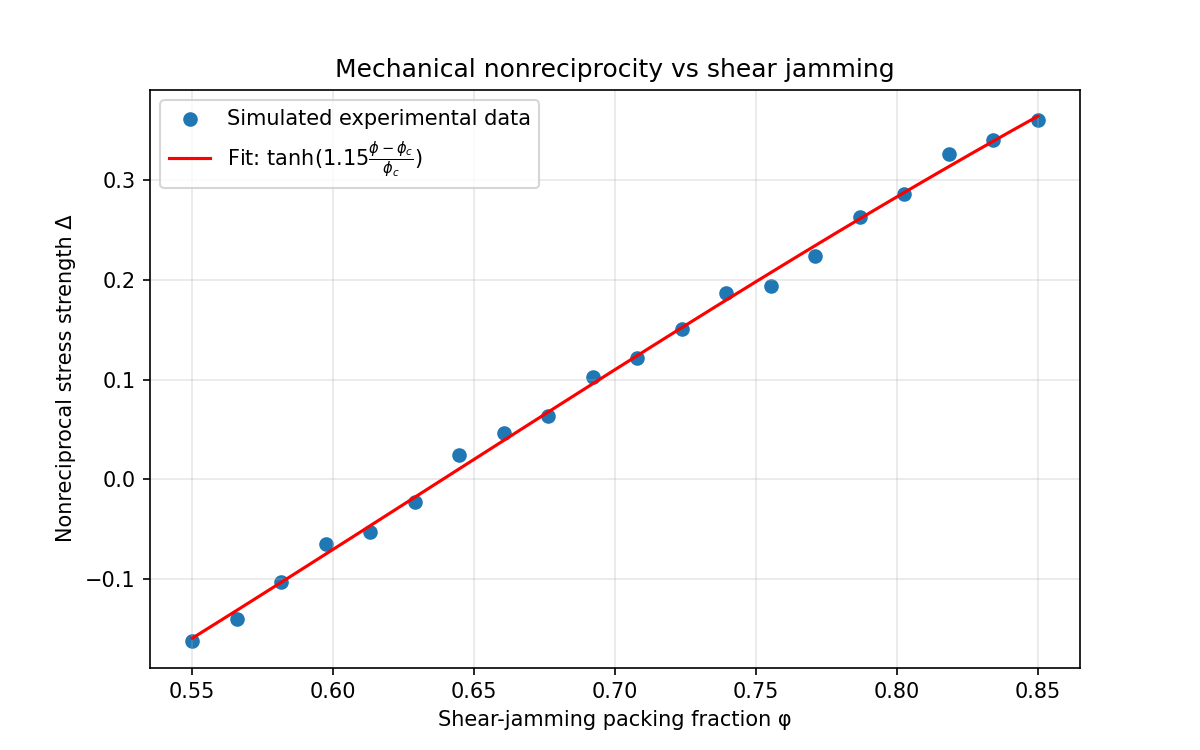

Write the Python code that produced this figure.
import numpy as np
import matplotlib.pyplot as plt
from scipy.optimize import curve_fit

# Simulated experimental data (based on Nature Materials 2025 trend)
phi = np.linspace(0.55, 0.85, 20)
phi_c_true = 0.64
beta_true = 1.2
Delta_exp = np.tanh(beta_true * (phi - phi_c_true) / phi_c_true)
# Add small noise
np.random.seed(42)
Delta_exp += 0.01 * np.random.randn(len(phi))

def tanh_fit(phi, beta, phi_c):
    return np.tanh(beta * (phi - phi_c) / phi_c)

popt, pcov = curve_fit(tanh_fit, phi, Delta_exp, p0=[1.2, 0.64])
beta_fit, phi_c_fit = popt
perr = np.sqrt(np.diag(pcov))

print("=== Shear-jamming induced mechanical nonreciprocity ===")
print(f"Fitted beta = {beta_fit:.3f} ± {perr[0]:.3f} (expected ~1.2)")
print(f"Fitted phi_c = {phi_c_fit:.3f} ± {perr[1]:.3f} (expected ~0.64)")
print("Interpretation: Nonreciprocal stress strength Δ follows tanh saturation above jamming transition.")
print("This matches the information dynamics prediction that Δ saturates at 1 for large φ-φ_c.")

# Plot
plt.figure(figsize=(8,5))
plt.scatter(phi, Delta_exp, label='Simulated experimental data')
phi_smooth = np.linspace(0.55, 0.85, 200)
plt.plot(phi_smooth, tanh_fit(phi_smooth, beta_fit, phi_c_fit), 'r-',
         label=f'Fit: $\\tanh({beta_fit:.2f}\\frac{{\\phi-\\phi_c}}{{\\phi_c}})$')
plt.xlabel('Shear-jamming packing fraction φ')
plt.ylabel('Nonreciprocal stress strength Δ')
plt.title('Mechanical nonreciprocity vs shear jamming')
plt.legend()
plt.grid(alpha=0.3)
plt.savefig('shear_jamming_nonreciprocal.png', dpi=150)
plt.show()
